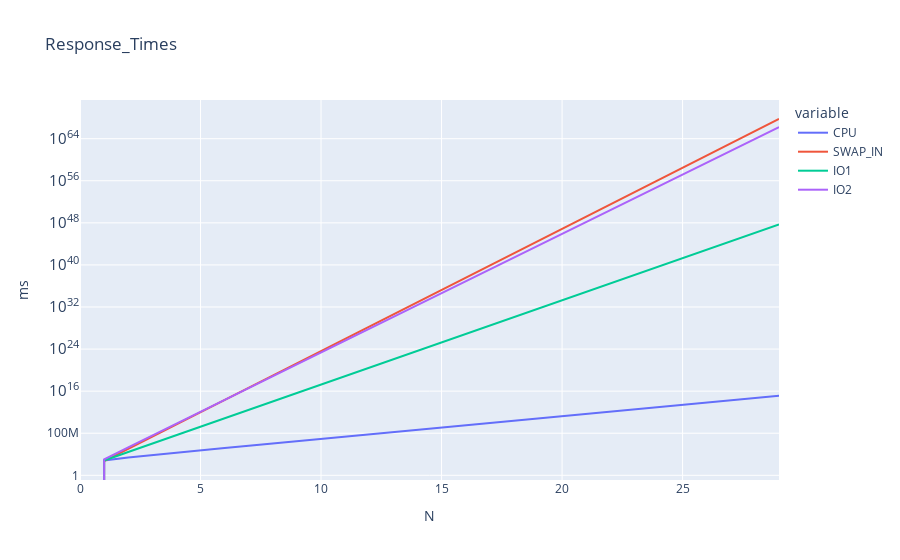

The code cell stored with this chart in its notebook:
### Code cell
produce_graph_and_save(responseTimes,"Response_Times","ms",True)

### Figure 1 — Plotly figure (JSON) as saved in the notebook; plotly's stock layout.template omitted (floating-point values rounded to 4 significant figures)
{"data": [{"hovertemplate": "variable=CPU<br>N=%{x}<br>value=%{y}<extra></extra>", "legendgroup": "CPU", "line": {"color": "#636efa", "dash": "solid"}, "marker": {"symbol": "circle"}, "mode": "lines", "name": "CPU", "orientation": "v", "showlegend": true, "type": "scatter", "x": [0, 1, 2, 3, 4, 5, 6, 7, 8, 9, 10, 11, 12, 13, 14, 15, 16, 17, 18, 19, 20, 21, 22, 23, 24, 25, 26, 27, 28, 29], "xaxis": "x", "y": [0, 675, 2498.0, 7418.0, 20700.0, 56580.0, 153400.0, 414900.0, 1121000.0, 3027000.0, 8175000.0, 22070000.0, 59600000.0, 160900000.0, 434500000.0, 1173000000.0, 3167000000.0, 8551000000.0, 23090000000.0, 62340000000.0, 168300000000.0, 454500000000.0, 1227000000000.0, 3313000000000.0, 8945000000000.0, 24150000000000.0, 65210000000000.0, 176100000000000.0, 475400000000000.0, 1283524054130151], "yaxis": "y"}, {"hovertemplate": "variable=SWAP_IN<br>N=%{x}<br>value=%{y}<extra></extra>", "legendgroup": "SWAP_IN", "line": {"color": "#EF553B", "dash": "solid"}, "marker": {"symbol": "circle"}, "mode": "lines", "name": "SWAP_IN", "orientation": "v", "showlegend": true, "type": "scatter", "x": [0, 1, 2, 3, 4, 5, 6, 7, 8, 9, 10, 11, 12, 13, 14, 15, 16, 17, 18, 19, 20, 21, 22, 23, 24, 25, 26, 27, 28, 29], "xaxis": "x", "y": [0, 525, 110775, 23263275, 4885288275, 1025910538275, 215441213038275, 45242654738038280, 9500957494988038000, 1.995e+21, 4.19e+23, 8.799e+25, 1.848e+28, 3.88e+30, 8.149e+32, 1.711e+35, 3.594e+37, 7.546e+39, 1.585e+42, 3.328e+44, 6.989e+46, 1.468e+49, 3.082e+51, 6.472e+53, 1.359e+56, 2.854e+58, 5.994e+60, 1.259e+63, 2.643e+65, 5.551e+67], "yaxis": "y"}, {"hovertemplate": "variable=IO1<br>N=%{x}<br>value=%{y}<extra></extra>", "legendgroup": "IO1", "line": {"color": "#00cc96", "dash": "solid"}, "marker": {"symbol": "circle"}, "mode": "lines", "name": "IO1", "orientation": "v", "showlegend": true, "type": "scatter", "x": [0, 1, 2, 3, 4, 5, 6, 7, 8, 9, 10, 11, 12, 13, 14, 15, 16, 17, 18, 19, 20, 21, 22, 23, 24, 25, 26, 27, 28, 29], "xaxis": "x", "y": [0, 650, 26650, 1066650, 42666650, 1706666650, 68266666650, 2730666666650, 109226666666650, 4369066666666650, 174762666666666660, 6990506666666666000, 279620266666666620000, 1.118e+22, 4.474e+23, 1.79e+25, 7.158e+26, 2.863e+28, 1.145e+30, 4.581e+31, 1.833e+33, 7.33e+34, 2.932e+36, 1.173e+38, 4.691e+39, 1.876e+41, 7.506e+42, 3.002e+44, 1.201e+46, 4.804e+47], "yaxis": "y"}, {"hovertemplate": "variable=IO2<br>N=%{x}<br>value=%{y}<extra></extra>", "legendgroup": "IO2", "line": {"color": "#ab63fa", "dash": "solid"}, "marker": {"symbol": "circle"}, "mode": "lines", "name": "IO2", "orientation": "v", "showlegend": true, "type": "scatter", "x": [0, 1, 2, 3, 4, 5, 6, 7, 8, 9, 10, 11, 12, 13, 14, 15, 16, 17, 18, 19, 20, 21, 22, 23, 24, 25, 26, 27, 28, 29], "xaxis": "x", "y": [0, 1125, 203625, 36653625, 6597653625, 1187577653625, 213763977653625, 38477515977653624, 6925952875977653000, 1.247e+21, 2.244e+23, 4.039e+25, 7.271e+27, 1.309e+30, 2.356e+32, 4.24e+34, 7.632e+36, 1.374e+39, 2.473e+41, 4.451e+43, 8.012e+45, 1.442e+48, 2.596e+50, 4.673e+52, 8.411e+54, 1.514e+57, 2.725e+59, 4.905e+61, 8.829e+63, 1.589e+66], "yaxis": "y"}], "layout": {"legend": {"title": {"text": "variable"}, "tracegroupgap": 0}, "title": {"text": "Response_Times"}, "xaxis": {"anchor": "y", "domain": [0, 1], "title": {"text": "N"}}, "yaxis": {"anchor": "x", "domain": [0, 1], "title": {"text": "ms"}, "type": "log"}}}
